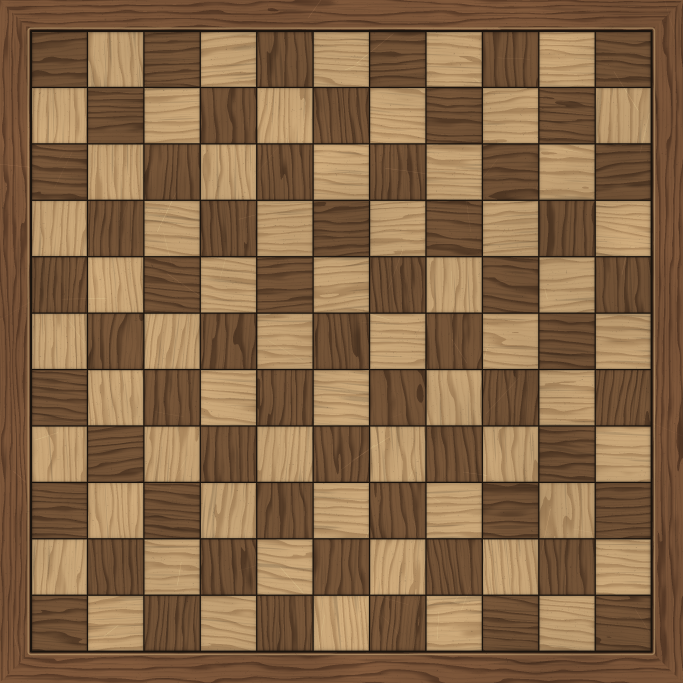
#> input picture assets/models/board/spelbord/spelbord.png, 2048 x 2048 px, found by its file name (shown at 1/3 size)
$ python maak_omgeving_texturen.py
#> lines starting #> are read from the running program, lines starting #| are printed output that depends on the picture
"""Naadloze texturen voor het diorama om het bord (scripts/game/omgeving.gd).

    python tools/maak_omgeving_texturen.py [--uit assets/models/board/omgeving] [--seed 3]

Schrijft drie png's, allemaal NAADLOOS (periodieke ruis, dus ze tegelen
zonder rand):

  gras.png          1024x1024, het grasland: kleur uit de plots van
                    spelbord.png (dus hetzelfde palet als de retexture),
                    grove kleurvlekken, fijne grassprieten in twee richtingen,
                    klaver, een paar bloemetjes en wat kale plekken.
  gras_vlekken.png  512x512, grijs 0,78..1,0: de detail-laag (multiply) op een
                    grovere schaal, tegen het herhaal-effect van de tegel.
  wolken.png        512x512 RGBA: donker met zachte wolkvormen in het
                    alfakanaal, de drijvende wolkenschaduw over het land.

Daarna: Godot --import (de png-imports op VRAM-compressie + mipmaps zetten,
zoals spelbord.png), dan `-- play` om te kijken.
"""
import argparse
import os

import numpy as np
from PIL import Image


def _hash01(ix, iy, seed):
    h = (ix.astype(np.int64) * 374761393 + iy.astype(np.int64) * 668265263
         + np.int64(seed) * 1013904223) & 0xFFFFFFFF
    h = ((h ^ (h >> 13)) * 1274126177) & 0xFFFFFFFF
    h = h ^ (h >> 16)
    return ((h & 0xFFFFFF).astype(np.float32)) / np.float32(0xFFFFFF)


def ruis(u, v, per_x, per_y, seed):
    """Waarde-ruis op een rooster van per_x bij per_y cellen over [0,1)^2:
    periodiek, dus naadloos. u, v in [0,1)."""
    xs = u * per_x
    ys = v * per_y
    xi = np.floor(xs)
    yi = np.floor(ys)
    fx = (xs - xi).astype(np.float32)
    fy = (ys - yi).astype(np.float32)
    ux = fx * fx * (3.0 - 2.0 * fx)
    uy = fy * fy * (3.0 - 2.0 * fy)
    xi = xi.astype(np.int64) % per_x
    yi = yi.astype(np.int64) % per_y
    xi1 = (xi + 1) % per_x
    yi1 = (yi + 1) % per_y
    a = _hash01(xi, yi, seed)
    b = _hash01(xi1, yi, seed)
    c = _hash01(xi, yi1, seed)
    d = _hash01(xi1, yi1, seed)
    return (a + (b - a) * ux) + ((c + (d - c) * ux) - (a + (b - a) * ux)) * uy


def fbm(u, v, per_x, per_y, octaven, seed):
    tot = np.zeros(u.shape, np.float32)
    amp = 1.0
    som = 0.0
    for o in range(octaven):
        tot += amp * ruis(u, v, per_x << o, per_y << o, seed * 131 + o * 17)
        som += amp
        amp *= 0.5
    return tot / som


def palet_uit_bord(pad, n=11, rand=0.55, vak=1.0):
    """Gemiddelde kleur van de lichte en de donkere plots in spelbord.png."""
#> called with n = 11, rand = 0.55, vak = 1
    im = np.asarray(Image.open(pad).convert("RGB"), np.float32)
    h, w = im.shape[:2]
#> h = 2048; w = 2048
    s = n * vak + 2 * rand
    licht = []
    donker = []
    for j in range(n):
        for i in range(n):
            x0 = int((rand + (i + 0.25) * vak) / s * w)
            x1 = int((rand + (i + 0.75) * vak) / s * w)
            y0 = int((rand + (j + 0.25) * vak) / s * h)
            y1 = int((rand + (j + 0.75) * vak) / s * h)
            k = im[y0:y1, x0:x1].reshape(-1, 3).mean(0)
            (licht if (i + j) % 2 == 1 else donker).append(k)
    licht = np.mean(licht, 0)
    donker = np.mean(donker, 0)
    # zorg dat "licht" ook echt de lichtste is
    if licht.mean() < donker.mean():
        licht, donker = donker, licht
    return licht, donker


# --- 10 november: rustiger en fijner (Max: "wat nog echt heel lelijk is, is de
# grondtextuur van de diorama's"). De eerste versie bestond uit grote wazige
# vlekken (bruine plekken in het gras, grijze plassen in de modder) en lange
# strepen die op houtnerf leken. Nu: een egale basis met een lichte
# kleurgolf, fijne korrel op de schaal van sprietjes en steentjes, en per
# grondsoort een eigen patroon (kasseien en scheuren uit een naadloze
# Voronoi, ribbels in het zand). Weinig contrast: het bord en de props moeten
# opvallen, niet de grond.

def _rooster(T):
    kol = (np.arange(T, dtype=np.float32) + 0.5) / T
    return np.broadcast_to(kol[None, :], (T, T)), np.broadcast_to(kol[:, None], (T, T))


def _korrel(T, seed, sterkte):
    """Fijne korrel per pixel (naadloos: geen buren)."""
    rng = np.random.default_rng(seed)
    return (rng.random((T, T), dtype=np.float32) - 0.5) * 2.0 * sterkte


def _zacht(x, a, b):
    t = np.clip((x - a) / (b - a), 0.0, 1.0)
    return t * t * (3.0 - 2.0 * t)


def _meng(a, b, t):
    return a[None, None, :] * (1.0 - t[..., None]) + b[None, None, :] * t[..., None]


def _af(img):
    return np.clip(img, 0, 255).astype(np.uint8)


def _stippen(T, n, r_min, r_max, seed, teken=None):
    """n zachte stipjes (plus en min), over de rand heen gewikkeld."""
#> called with T = 1024, n = 520, r_min = 2.5, r_max = 6.5, seed = 9
    rng = np.random.default_rng(seed)
    uit = np.zeros((T, T), np.float32)
    for _ in range(n):
        cx, cy = rng.integers(0, T, size=2)
        r = rng.uniform(r_min, r_max)
        s = int(r * 2) + 1
        d = np.arange(-s, s + 1, dtype=np.float32)
        g = np.exp(-(d[None, :] ** 2 + d[:, None] ** 2) / (r * r))
        k = teken if teken is not None else rng.choice([-1.0, 1.0])
        uit[np.ix_((np.arange(-s, s + 1) + cy) % T, (np.arange(-s, s + 1) + cx) % T)] += g * k
    return uit


def _voronoi(T, cellen, seed, jitter=0.85):
    """Naadloze Voronoi op een rooster van `cellen` bij `cellen`: afstand tot
    het dichtste en het een na dichtste punt (in cellen) en een getal 0..1 per cel."""
    u, v = _rooster(T)
    x = u * cellen
    y = v * cellen
    xi = np.floor(x).astype(np.int64)
    yi = np.floor(y).astype(np.int64)
    f1 = np.full((T, T), 9.0, np.float32)
    f2 = np.full((T, T), 9.0, np.float32)
    cel = np.zeros((T, T), np.float32)
    for dy in (-1, 0, 1):
        for dx in (-1, 0, 1):
            cx = xi + dx
            cy = yi + dy
            wx = cx % cellen
            wy = cy % cellen
            px = cx + 0.5 + (_hash01(wx, wy, seed) - 0.5) * jitter
            py = cy + 0.5 + (_hash01(wx, wy, seed + 7) - 0.5) * jitter
            d = np.sqrt((x - px) ** 2 + (y - py) ** 2).astype(np.float32)
            nieuw = d < f1
            f2 = np.where(nieuw, f1, np.minimum(f2, d))
            cel = np.where(nieuw, _hash01(wx, wy, seed + 13), cel)
            f1 = np.where(nieuw, d, f1)
    return f1, f2, cel


def maak_gras(T, licht, donker, seed):
    u, v = _rooster(T)
    # het palet van de plots op het bord, iets groener en rustiger
    groen = (0.55 * donker + 0.45 * licht) * np.array([0.90, 1.03, 0.84], np.float32)
    zon = groen * np.array([1.10, 1.07, 0.96], np.float32)       # waar het gras lichter en geler is
    golf = _zacht(fbm(u, v, 3, 3, 4, seed + 1), 0.30, 0.70)
    img = _meng(groen, zon, golf * 0.75)
    # sprietjes: fijne streepjes in twee richtingen, plus plukjes
    spriet = (0.11 * (ruis(u, v, 230, 38, seed + 2) - 0.5)
              + 0.09 * (ruis(u, v, 42, 250, seed + 3) - 0.5)
              + 0.07 * (ruis(u, v, 140, 140, seed + 4) - 0.5))
    pluk = 0.045 * _stippen(T, 520, 2.5, 6.5, seed + 6)
    img = img * (1.0 + spriet + pluk + _korrel(T, seed + 5, 0.03))[..., None]
    # een paar bloemetjes (wit en geel), heel dun gezaaid
    rng = np.random.default_rng(seed + 9)
    for _ in range(70):
        cx, cy = rng.integers(0, T, size=2)
        kleur = np.array([236, 232, 214] if rng.random() < 0.6 else [226, 196, 92], np.float32)
        for dy in (0, 1):
            for dx in (0, 1):
                yy, xx = (cy + dy) % T, (cx + dx) % T
                img[yy, xx] = 0.45 * img[yy, xx] + 0.55 * kleur
    return _af(img)


def maak_vlekken(T, seed):
    """De grove laag (multiply) tegen het herhaal-effect: heel licht."""
    u, v = _rooster(T)
    n = 0.55 * fbm(u, v, 3, 3, 3, seed + 11) + 0.45 * fbm(u, v, 6, 6, 2, seed + 12)
    g = 0.90 + 0.10 * np.clip(n / 0.9, 0.0, 1.0)
    return (np.clip(g, 0.0, 1.0) * 255).astype(np.uint8)


def maak_wolken(T, seed):
    """Wolkenschaduw: zachte, lichte vormen (de eerste versie gaf donkere vlekken)."""
    u, v = _rooster(T)
    n = 0.7 * fbm(u, v, 2, 2, 4, seed + 21) + 0.3 * fbm(u, v, 5, 5, 2, seed + 22)
    w = _zacht(n, 0.44, 0.86) * 0.55
    rgba = np.zeros((T, T, 4), np.uint8)
    rgba[..., 0] = 14
    rgba[..., 1] = 16
    rgba[..., 2] = 12
    rgba[..., 3] = (w * 255).astype(np.uint8)
    return rgba


def maak_grond(variant, T, seed):
    """Grondvarianten voor de diorama's: sneeuw, zand, modder, kei, bos, rots.
    Allemaal periodiek, dus naadloos."""
    u, v = _rooster(T)
    grof = fbm(u, v, 3, 3, 4, seed + 32)
    if variant == "sneeuw":
        wit = np.array([234, 239, 245], np.float32)
        schaduw = np.array([204, 216, 233], np.float32)
        img = _meng(wit, schaduw, _zacht(grof, 0.40, 0.78) * 0.65)
        rug = np.sin(2.0 * np.pi * (v * 5.0 + 1.4 * fbm(u, v, 2, 2, 3, seed + 33)))
        img = img * (1.0 + 0.018 * rug + _korrel(T, seed + 34, 0.014))[..., None]
    elif variant == "zand":
        zand = np.array([205, 180, 126], np.float32)
        nat = np.array([186, 160, 110], np.float32)
        img = _meng(zand, nat, _zacht(grof, 0.35, 0.80) * 0.6)
        ribbel = np.sin(2.0 * np.pi * (v * 26.0 + 1.8 * fbm(u, v, 3, 3, 3, seed + 33)))
        steen = -0.05 * np.clip(_stippen(T, 150, 1.5, 3.5, seed + 35, 1.0), 0.0, 1.0)
        img = img * (1.0 + 0.030 * ribbel + steen + _korrel(T, seed + 34, 0.030))[..., None]
    elif variant == "modder":
        droog = np.array([98, 77, 54], np.float32)
        nat = np.array([72, 57, 43], np.float32)
        img = _meng(droog, nat, _zacht(fbm(u, v, 4, 4, 4, seed + 33), 0.46, 0.70) * 0.8)
        klont = 0.12 * (fbm(u, v, 28, 28, 3, seed + 36) - 0.5)
        steen = 0.05 * _stippen(T, 320, 1.8, 4.5, seed + 35)
        img = img * (1.0 + klont + steen + _korrel(T, seed + 34, 0.035))[..., None]
    elif variant == "kei":
        # 44 keien over de tegel van 12 vakken: een kei is ruim een kwart vak
        # (met 18 was een kei bijna zo groot als een bordvak)
        f1, f2, cel = _voronoi(T, 44, seed + 37)
        warm = np.array([130, 120, 104], np.float32)
        koel = np.array([118, 118, 114], np.float32)
        img = _meng(warm, koel, _zacht(_voronoi(T, 44, seed + 38)[2], 0.2, 0.8)) * (0.90 + 0.18 * cel)[..., None]
        voeg = _zacht(f2 - f1, 0.0, 0.16)                  # 0 in de voeg, 1 op de steen
        bol = 1.04 - 0.14 * np.clip(f1, 0.0, 1.0)          # de kop van de kei is lichter
        img = img * ((0.55 + 0.45 * voeg) * bol + _korrel(T, seed + 34, 0.03))[..., None]
    elif variant == "bos":
        aarde = np.array([70, 74, 44], np.float32)
        mos = np.array([62, 90, 44], np.float32)
        blad = np.array([104, 82, 46], np.float32)
        img = _meng(aarde, mos, _zacht(grof, 0.42, 0.74) * 0.5)
        f1, f2, cel = _voronoi(T, 54, seed + 37)
        is_blad = (cel > 0.60).astype(np.float32) * _zacht(f2 - f1, 0.0, 0.18)
        img = img * (1.0 - is_blad * 0.55)[..., None] + blad[None, None, :] * (is_blad * 0.55 * (0.8 + 0.4 * cel))[..., None]
        img = img * (1.0 + 0.10 * (fbm(u, v, 60, 60, 2, seed + 36) - 0.5) + _korrel(T, seed + 34, 0.035))[..., None]
    elif variant == "rots":
        steen = np.array([126, 123, 116], np.float32)
        img = steen[None, None, :] * (0.84 + 0.30 * fbm(u, v, 5, 5, 4, seed + 33))[..., None]
        f1, f2, _cel = _voronoi(T, 7, seed + 37, 0.95)
        scheur = (1.0 - _zacht(f2 - f1, 0.0, 0.035)) * (0.4 + 0.6 * ruis(u, v, 36, 36, seed + 39))
        korst = 0.08 * (fbm(u, v, 48, 48, 2, seed + 36) - 0.5)
        img = img * (1.0 - 0.38 * scheur + korst + _korrel(T, seed + 34, 0.03))[..., None]
    else:
        raise SystemExit("onbekende grondvariant: %s" % variant)
    return _af(img)


def main():
    ap = argparse.ArgumentParser()
    ap.add_argument("--uit", default="assets/models/board/omgeving")
    ap.add_argument("--bord", default="assets/models/board/spelbord/spelbord.png")
    ap.add_argument("--seed", type=int, default=3)
    ap.add_argument("--maat", type=int, default=1024)
    ap.add_argument("--varianten", default="sneeuw,zand,modder,kei,bos,rots",
                    help="grondvarianten voor de diorama's (leeg = geen)")
    ap.add_argument("--maat-variant", type=int, default=768)
    args = ap.parse_args()
    os.makedirs(args.uit, exist_ok=True)
    if os.path.exists(args.bord):
        licht, donker = palet_uit_bord(args.bord)
    else:
        licht = np.array([150, 138, 78], np.float32)
        donker = np.array([102, 108, 56], np.float32)
        print("LET OP: %s niet gevonden, vast palet" % args.bord)
    print("palet uit het bord: licht %s donker %s" % (licht.astype(int), donker.astype(int)))
    gras = maak_gras(args.maat, licht, donker, args.seed)
    Image.fromarray(gras, "RGB").save(os.path.join(args.uit, "gras.png"), optimize=True)
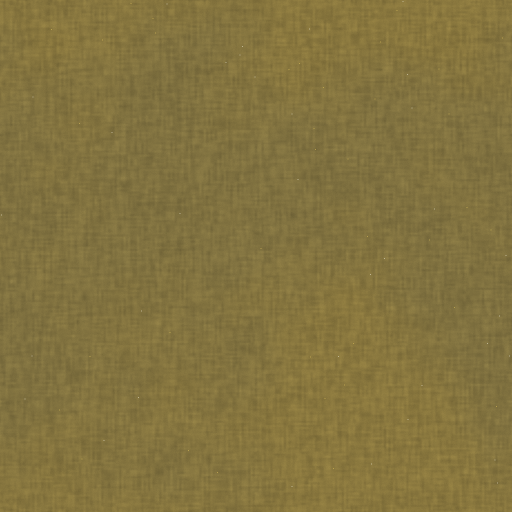
#> saved as gras.png: PIL image 1024x1024 RGB (shown at 1/2 size); mean R, G, B 131.5, 115.5, 62.7
    Image.fromarray(maak_vlekken(512, args.seed), "L").save(os.path.join(args.uit, "gras_vlekken.png"), optimize=True)
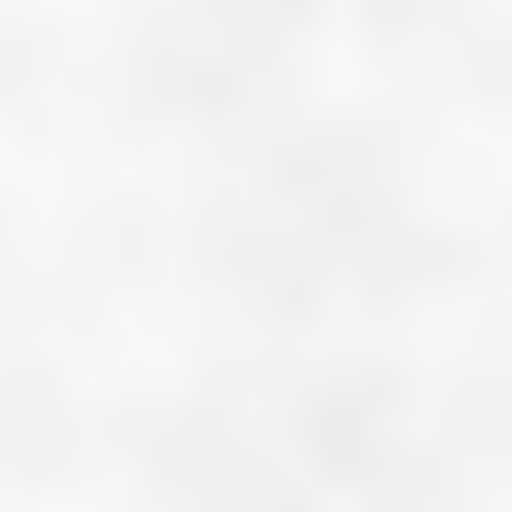
#> saved as gras_vlekken.png: PIL image 512x512 L; min 235, max 248, mean 242.8
    Image.fromarray(maak_wolken(512, args.seed), "RGBA").save(os.path.join(args.uit, "wolken.png"), optimize=True)
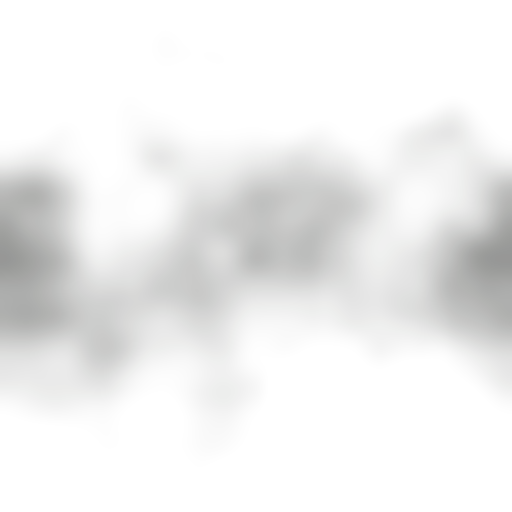
#> saved as wolken.png: PIL image 512x512 RGBA; mean R, G, B, A 14, 16, 12, 16.9; transparent parts drawn white
    for variant in [x.strip() for x in args.varianten.split(",") if x.strip()]:
        grond = maak_grond(variant, args.maat_variant, args.seed)
        Image.fromarray(grond, "RGB").save(os.path.join(args.uit, "grond_%s.png" % variant), optimize=True)
        g2 = grond.astype(np.int16)
        print("grond_%s.png (%d): naad links-rechts %.1f, boven-onder %.1f" % (
            variant, args.maat_variant, np.abs(g2[:, 0] - g2[:, -1]).mean(), np.abs(g2[0, :] - g2[-1, :]).mean()))
#> this loop made 6 passes
#> pass 2, in main, `Image.fromarray(grond, "RGB").save(os.path.join(args.uit, "grond_%s.pn..`:
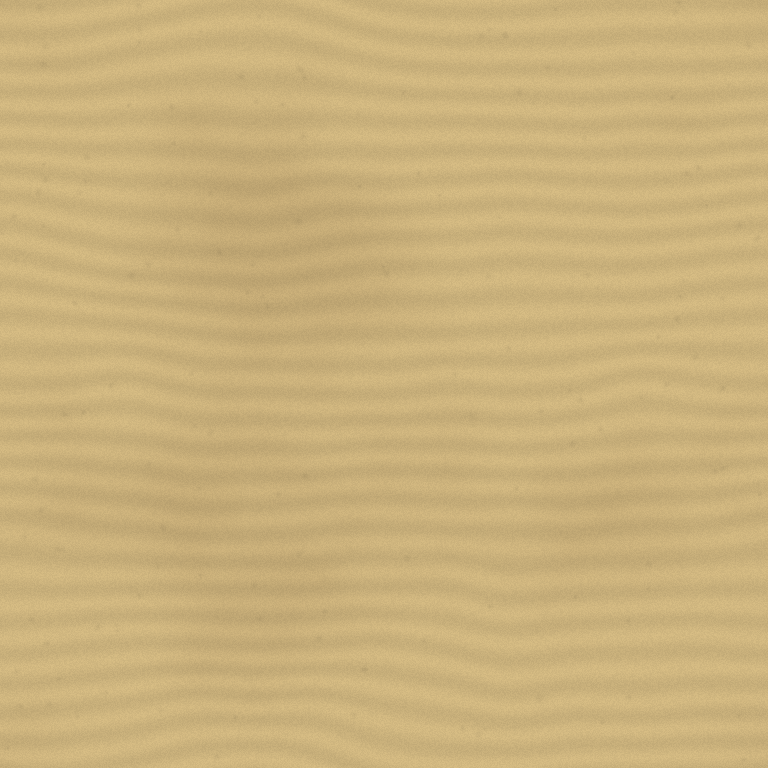
#> saved as grond_zand.png: PIL image 768x768 RGB; mean R, G, B 202.2, 177.1, 123.6
    # naadloosheid: linker- en rechterkolom moeten op elkaar lijken (en boven/onder)
    g = gras.astype(np.int16)
    print("naadcheck gras: links-rechts %.1f, boven-onder %.1f (binnen de tegel gemiddeld %.1f)" % (
        np.abs(g[:, 0] - g[:, -1]).mean(), np.abs(g[0, :] - g[-1, :]).mean(), np.abs(g[:, 1:] - g[:, :-1]).mean()))
    print("geschreven -> %s: gras.png (%d), gras_vlekken.png (512), wolken.png (512)" % (args.uit, args.maat))


if __name__ == "__main__":
    main()
